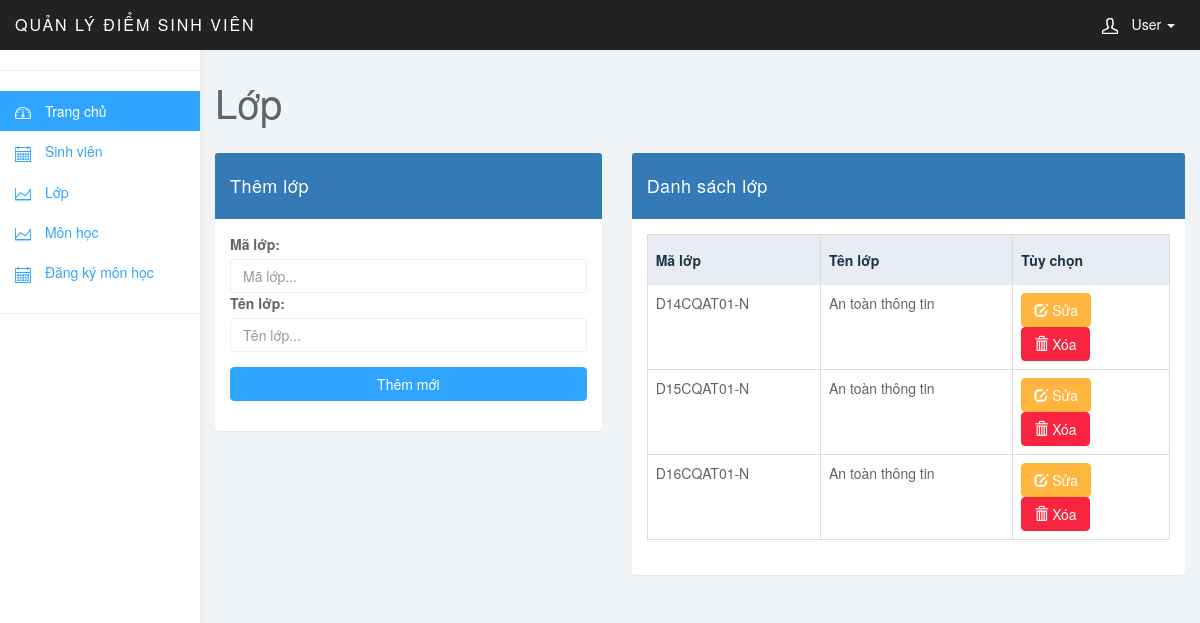
The page /qldsv/lop.php on the database its author committed.
### tables this page shows
CREATE TABLE `lop` (
  `MaLop` varchar(11) NOT NULL,
  `TenLop` varchar(50) NOT NULL
);

### qldsv/class/goc.php (called while the page is built, shortened)
<?php
class goc {
    public $host = "localhost";
    public $user = "root";
    public $pass = "";
    public $dbname = "qldsv";
    function __construct()
    {
        $this->db = new mysqli($this->host, $this->user, $this->pass, $this->dbname);
    }
}
?>

### qldsv/class/quantri.php (called while the page is built, shortened)
<?php
require "goc.php";
class quantri extends goc {
    function Lop_Load() {
        $sql = "SELECT * FROM lop";
        $kq = $this->db->query($sql);
        return $kq;
    }
}
?>

### qldsv/lop.php (the view, shortened to what this page needs)
<?php
require_once "class/quantri.php";
$qt = new quantri();
$showLoad = $qt->Lop_Load();
?>
<!DOCTYPE html>
<html>
<head>
<link href="css/bootstrap.min.css" rel="stylesheet">
<link href="css/datepicker3.css" rel="stylesheet">
<link href="css/styles.css" rel="stylesheet">
</head>
<body>
<?php include "menu.php"; ?>
	<div class="col-sm-9 col-sm-offset-3 col-lg-10 col-lg-offset-2 main">
		<div class="row">
			<div class="col-lg-12">
				<h1 class="page-header">Lớp</h1>
			</div>
		</div>
		<div class="row">
			<div class="col-xs-12 col-md-5 col-lg-5">
					<div class="panel panel-primary">
						<div class="panel-heading">
							Thêm lớp
						</div>
						<div class="panel-body">
                            <form method="post">
                                <div class="form-group">
                                    <label>Mã lớp:</label>
                                    <input type="text" name="id_lop" class="form-control" placeholder="Mã lớp...">
                                    <label>Tên lớp:</label>
                                    <input type="text" name="lop" class="form-control" placeholder="Tên lớp...">
                                </div>
                                <div class="form-group">
                                    <input type="submit" name="submit" class="form-control btn btn-primary"
                                           placeholder="Tên lớp..." value="Thêm mới">
                                </div>
                            </form>
						</div>
					</div>
			</div>
			<div class="col-xs-12 col-md-7 col-lg-7">
				<div class="panel panel-primary">
					<div class="panel-heading">Danh sách lớp</div>
					<div class="panel-body">
						<div class="bootstrap-table">
							<table class="table table-bordered">
				              	<thead>
					                <tr class="bg-primary">
                                      <th>Mã lớp</th>
					                  <th>Tên lớp</th>
					                  <th style="width:30%">Tùy chọn</th>
					                </tr>
				              	</thead>
				              	<tbody>
                                <?php while ($lop = $showLoad->fetch_assoc()) { ?>
								<tr>
                                    <td><?=$lop['MaLop'] ?></td>
									<td><?=$lop['TenLop'] ?></td>
									<td>
			                    		<a href="editlop.php?idLop=<?=$lop['MaLop'] ?>" class="btn btn-warning"><span class="glyphicon glyphicon-edit"></span> Sửa</a>
			                    		<a href="deletelop.php?idLop=<?=$lop['MaLop'] ?>" onclick="return confirm('Bạn có chắc chắn muốn xóa?')" class="btn btn-danger"><span class="glyphicon glyphicon-trash"></span> Xóa</a>
			                  		</td>
			                  	</tr>
                                <?php } ?>
				                </tbody>
				            </table>
						</div>
					</div>
				</div>
			</div>
		</div>
	</div>
</body>
</html>

### qldsv/css/styles.css (style rules this page uses)
body { background: #f1f4f7; padding-top: 50px; color: #5f6468; }
a, a:hover, a:focus { color: #30a5ff; }
h1, h2, h3, h4, h5, h6 { color: #5f6468; }
h1 { font-weight: 300; font-size: 40px; }
.form-control { border: 1px solid #eee; box-shadow: none; }
.btn-primary, .btn-primary:hover, .btn-primary:focus, .btn-primary:active, .btn-primary.active, .open > .dropdown-toggle.btn-primary, .btn-primary.disabled, .btn-primary[disabled], fieldset[disabled] .btn-primary, .btn-primary.disabled:hover, .btn-primary[disabled]:hover, fieldset[disabled] .btn-primary:hover, .btn-primary.disabled:focus, .btn-primary[disabled]:focus, fieldset[disabled] .btn-primary:focus, .btn-primary.disabled:active, .btn-primary[disabled]:active, fieldset[disabled] .btn-primary:active, .btn-primary.disabled.active, .btn-primary[disabled].active, fieldset[disabled] .btn-primary.active { background-color: #30a5ff; border-color: #30a5ff; }
.btn-warning, .btn-warning:hover, .btn-warning:focus, .btn-warning:active, .btn-warning.active, .open > .dropdown-toggle.btn-warning, .btn-warning.disabled, .btn-warning[disabled], fieldset[disabled] .btn-warning, .btn-warning.disabled:hover, .btn-warning[disabled]:hover, fieldset[disabled] .btn-warning:hover, .btn-warning.disabled:focus, .btn-warning[disabled]:focus, fieldset[disabled] .btn-warning:focus, .btn-warning.disabled:active, .btn-warning[disabled]:active, fieldset[disabled] .btn-warning:active, .btn-warning.disabled.active, .btn-warning[disabled].active, fieldset[disabled] .btn-warning.active { background-color: #ffb53e; border-color: #ffb53e; }
.btn-danger, .btn-danger:hover, .btn-danger:focus, .btn-danger:active, .btn-danger.active, .open > .dropdown-toggle.btn-danger, .btn-danger.disabled, .btn-danger[disabled], fieldset[disabled] .btn-danger, .btn-danger.disabled:hover, .btn-danger[disabled]:hover, fieldset[disabled] .btn-danger:hover, .btn-danger.disabled:focus, .btn-danger[disabled]:focus, fieldset[disabled] .btn-danger:focus, .btn-danger.disabled:active, .btn-danger[disabled]:active, fieldset[disabled] .btn-danger:active, .btn-danger.disabled.active, .btn-danger[disabled].active, fieldset[disabled] .btn-danger.active { background-color: #f9243f; border-color: #f9243f; }
.bg-primary { color: #1b3548; background-color: #e9ecf2; }
.panel { border: 0; }
.panel-heading { font-size: 18px; font-weight: 300; letter-spacing: 0.025em; height: 66px; line-height: 45px; }
h1.page-header { margin-top: 30px; border-bottom: 0; }
.table { background: #fff; }
.table>thead>tr>th { border-bottom: 1px solid #e6e7e8; vertical-align: middle; height: 50px; }

### rows shown on the page
lop: MaLop "D14CQAT01-N", TenLop "An toàn thông tin"
lop: MaLop "D15CQAT01-N", TenLop "An toàn thông tin"
lop: MaLop "D16CQAT01-N", TenLop "An toàn thông tin"
